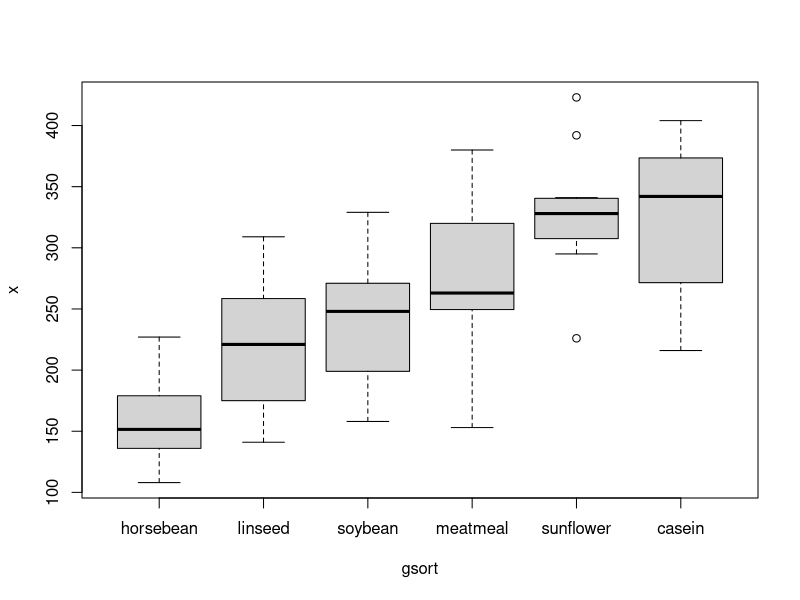
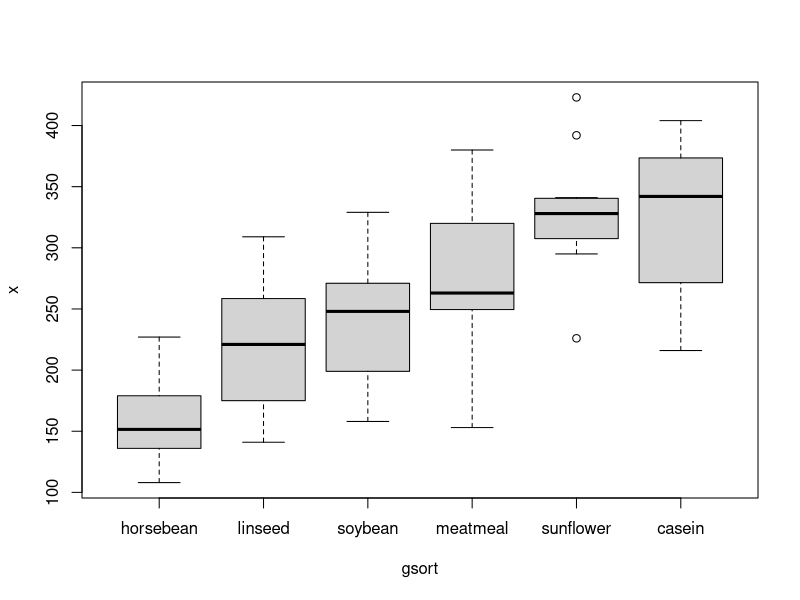
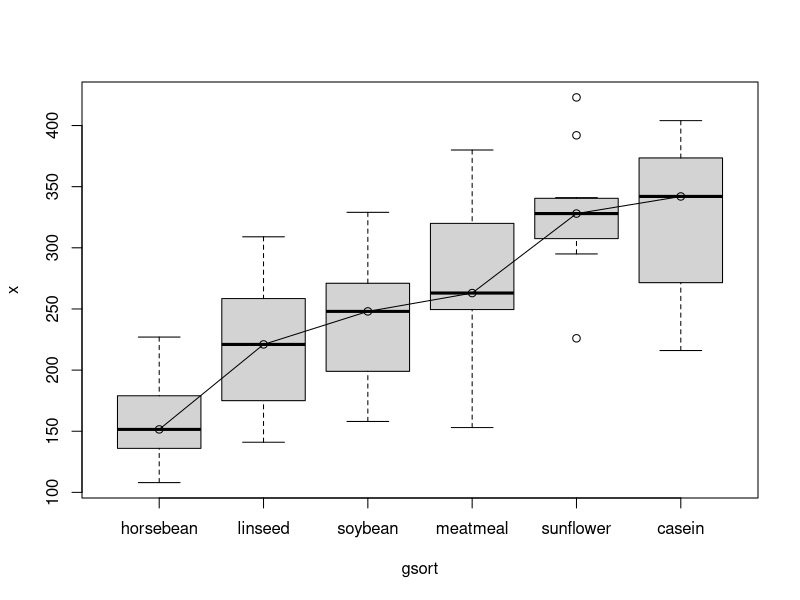
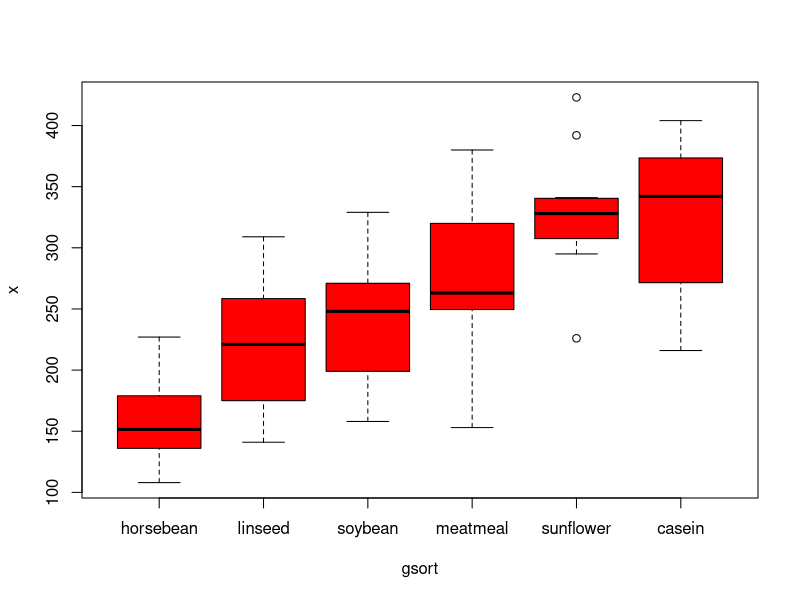
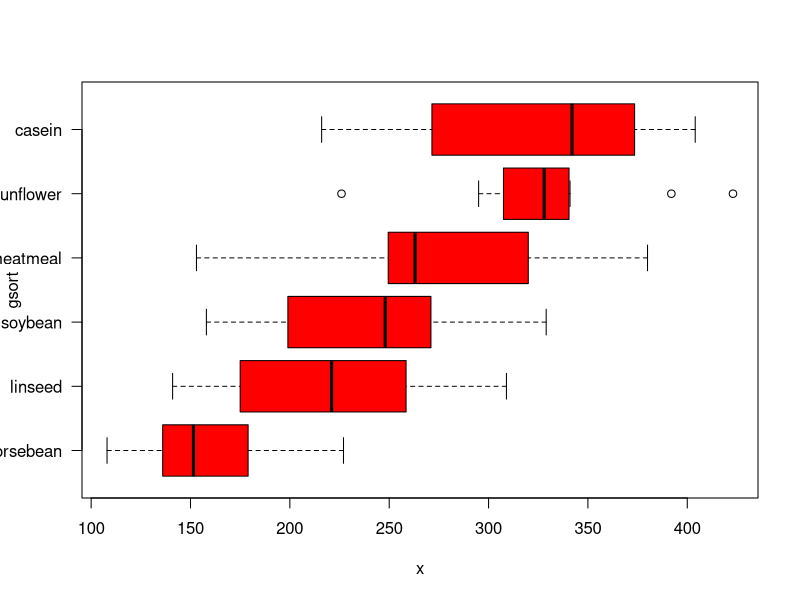
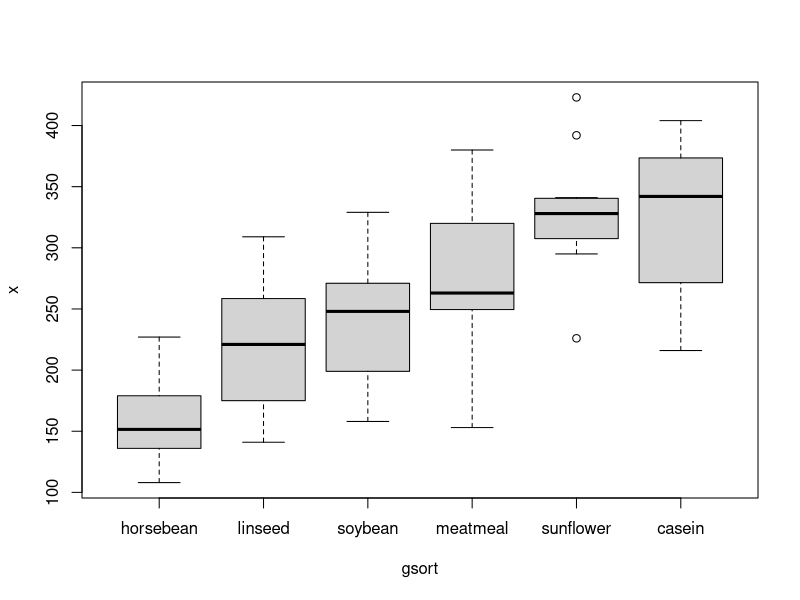
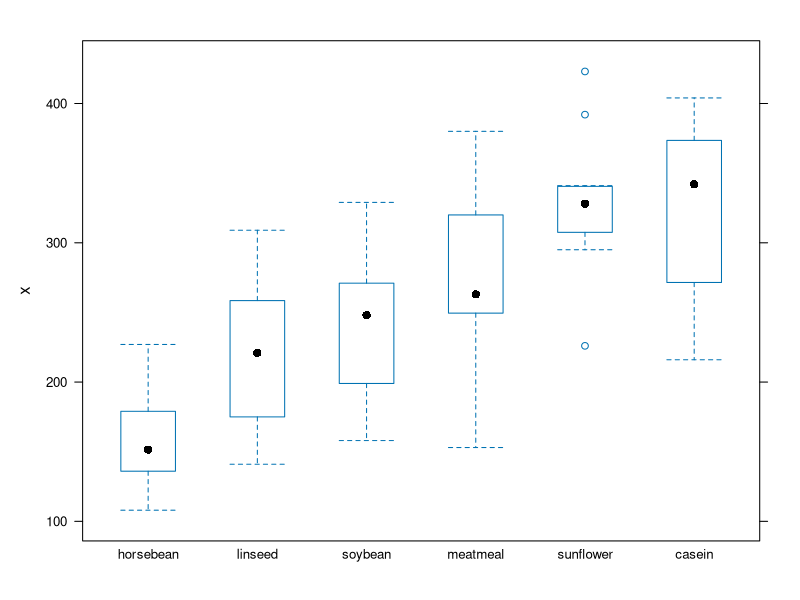
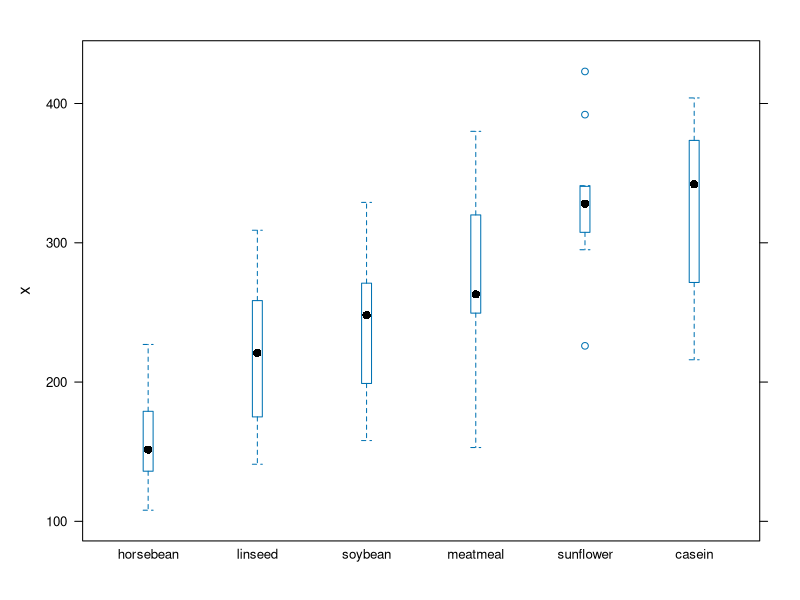

Write the R code that produced these figures, in order. (Note: this script raises an error after producing the figures.)
##
## Rcourse04.R
##
## Example code for "Modern Applied Statistics Using R" - Programming
##
## Alexander.Ploner@ki.se 2007-09-24
##
########################################################################


##----------------- Script files -----------------------------##

# This an example for a typical script file
# We compare weights of chickens receiving different food additives
# See ?chickwts
# Same code as Chickwts.R

# Move to a prepared directory
olddir = getwd()
setwd("~/USERS/Rcourse/example/chickwts")

# We want to do a Tukey pairwise t-test later
require(multcomp)

# Set up a local copy of the data
# Generally, a load() or attach() or read.table() or similar
data(chickwts)
# Make variables generally available
attach(chickwts)

# Do a linear model
lm_cw = lm(weight ~ feed, chickwts)

# Do the Tukey test
tuk_cw = glht(lm_cw, mcp(feed="Tukey"))

# We store the actual results if we need to process them further
save(lm_cw, tuk_cw, file="chickwtsResult.RData")

# We redirect useful text output to a file
sink("chickwtsOutput.Rout")
print(table(feed))
print(tapply(weight, feed, summary))
print(summary(lm_cw))
print(summary(tuk_cw))
sink()

# We save useful graphs for further study/reporting
pdf("chickwtsDiag.pdf")
par(mfrow=c(2,2))
plot(lm_cw)
dev.off()
pdf("chickwtsSortedBoxplots.pdf", width=8, height=8)
meds  = tapply(weight, feed, median)
smeds = sort(meds)
feed2 = factor(feed, levels=names(smeds), ordered=TRUE)
boxplot(weight ~ feed2, xlab="Feed", ylab="Weight")
dev.off()

# Clean up
detach(chickwts)
setwd(olddir)

##--------------- Functions -----------------------------------##

# We take the code for producing a sorted boxplot from above
# and wrap it into a function
sboxplot = function(x, g)
{
    meds  = tapply(x, g, median)
    smeds = sort(meds)
    gsort = factor(g, names(smeds), ordered=TRUE)
    boxplot(x ~ gsort)
}

# This we can apply to our data
attach(chickwts)
sboxplot(weight, feed)

# We improve this version: 
# a) optional line to connect medians
# b) pass extra arguments to boxplot
# Note the default value for add.line
sboxplot2 = function(x, g, add.line=FALSE, ...)
{
    meds  = tapply(x, g, median)
    smeds = sort(meds)
    gsort = factor(g, names(smeds), ordered=TRUE)
    boxplot(x ~ gsort, ...)
    if (add.line) {
        lines(1:length(smeds), smeds, type="o")
    }   
}

# Call the new version
sboxplot2(weight, feed)  # same as before
sboxplot2(weight, feed, add=TRUE)   # plot line
sboxplot2(weight, feed, col="red")  # passed to boxplot
# Make use of multiple boxplot-arguments
sboxplot2(weight, feed, col="red", horizontal=TRUE, las=1)

# Another modification: use either classic or lattice graphs
sboxplot3 = function(x, g, lattice=FALSE, ...)
{
    # Identical
    meds  = tapply(x, g, median)
    smeds = sort(meds)
    gsort = factor(g, names(smeds), ordered=TRUE)
    # Switch
    if (!lattice) {
        boxplot(x ~ gsort, ...)
    } else {
        require(lattice)
        bwplot(x ~ gsort, ...)
    }
        
}
# Use it 
sboxplot3(weight, feed, lattice=FALSE)
sboxplot3(weight, feed, lattice=TRUE)
sboxplot3(weight, feed, lattice=TRUE, box.ratio=0.1)

# We extract estimates and confidence intervals from a model
coefTab = function(x, level=0.95, signif)
{
   est = coef(x)
   ci  = confint(x, level=level)
   # We bind the column vector of estimates to the matrix of 
   # confidence limts
   ret = cbind(Estimate=est, ci)
   # If number of significant dgits is specified, 
   # round ret accordingly
   if (!missing(signif)) {
       ret = signif(ret, digits=signif)
   }
   # Return the result
   ret
}
# Apply this to the chicken weight model
coefTab(lm_cw)
coefTab(lm_cw, level=0.99)
coefTab(lm_cw, signif=3)   # simplify
coefTab(lm_cw, signif=1)   # simplify radical
coef_cw = coefTab(lm_cw)   # store for later use

# Construct a simple bootstrap confidence interval for the mean
bootMean = function(x, level=0.95, B=3000)
{
    xbar = mean(x)
    boot = numeric(B)
    for (i in 1:B) {
        cursamp = sample(x, replace=TRUE)
        boot[i] = mean(cursamp)
    }
    # The confidence limits
    lim = c((1-level)/2, 0.5+level/2)
    ci = quantile(boot, lim)
    ci
}
# Apply as required
set.seed(20070924) # set fixed starting point for random number generation
x = rnorm(100, mean=1, sd=2)
bootMean(x)

# Compute the maximum likelihood estimate for zero-truncated 
# Poisson variable, using iteration
# This is taken from enables & Ripley, MASS, 3rd ed, p.95
#   x       data
#   eps     convergence tolerance
#   maxit   maximum number of iterations
mleTruncPois = function(x, eps=0.0001, maxit=25)
{
    # The mean
    xbar = mean(x)
    # Set up the iteration
    est  = xbar    # starting value for estimate
    corr = 1       # starting value for correction term
    it   = 0       # iteration conter
    
    while ((corr > eps) & (it <= maxit)) {
        corr = (est - xbar*(1 - exp(-est)))/(1 - xbar*exp(-est))
        est  = est - corr  
        it   = it + 1
    }
    
    # Check: convergence or out of iterations?
    if (corr > eps) {
        stop("No convergence")
    } else {
        est
    }
}
# We generate a zer-truncated Poisson sample
y = rpois(50, lambda=1)
table(y)
y = y[y>0]
table(y)
mleTruncPois(y)
mleTruncPois(y, eps=10^-7)


# We do some more reporting here
mleTruncPois2 = function(x, eps=0.0001, maxit=25, silent=TRUE)
{
    # The mean
    xbar = mean(x)
    # Set up the iteration
    est  = xbar    # starting value for estimate
    corr = 1       # starting value for correction term
    it   = 0       # iteration conter
    
    while ((corr > eps) & (it <= maxit)) {
        if (!silent) {
            cat("Iteration:", it, "\tEstimate:", est,"\n")
        }
        corr = (est - xbar*(1 - exp(-est)))/(1 - xbar*exp(-est))
        est  = est - corr  
        it   = it + 1
    }
    
    # Check: convergence or out of iterations?
    if (corr > eps) {
        stop("No convergence")
    } else {
        est
    }
}
mleTruncPois(y, silent=FALSE)



##---------------------- Classes and methods --------------------##

# This function generates an object of class bootCI
bootCI = function(x, level=0.95, B=3000)
{
    xbar = mean(x)
    boot = numeric(B)
    for (i in 1:B) {
        cursamp = sample(x, replace=TRUE)
        boot[i] = mean(cursamp)
    }
    # The confidence limits
    lim = c((1-level)/2, 0.5+level/2)
    ci = quantile(boot, lim)
    
    # Now we return all relevant information
    ret = list(statistic = xbar, statistic.name = "mean",
               level = level, ci = ci, B = B, boot = boot)
    # Set the class attribute
    class(ret) = "bootCI"
    
    # Return the resulting object
    ret
}

# Run a short example
x = rnorm(100)
bootCI(x, B=10)
# No methods for new class yet!
methods(class=bootCI)

# Let's start with a simple print method
print.bootCI = function(x)
{
    cat(round(x$level*100), "% Boostrap confidence interval for the ", sep="")
    cat(x$statistic.name,"\n\n")
    cat("Lower limit:", x$ci[1], "\n")
    cat("Upper limit:", x$ci[2], "\n\n")
    cat("Number of bootstrap iterations:", x$B, "\n")
    invisible(x)
}

# This works immediately!
bootCI(x, B=10)
b = bootCI(x, B=10)
b
print(b)

# A very cheap summary function
summary.bootCI = function(x) print(x)
summary(b)

# How do we get at the actual confidence interval?
confint.bootCI = function(x)
{
    x$ci
}
confint(b)

# A plot function
plot.bootCI = function(x)
{
    main = paste(round(x$level*100), "% Boostrap confidence interval for the ",
                 x$statistic.name,"\n\n", sep="")
    hist(x$boot, main=main, xlab="Bootstrap sample")
    abline(v=x$ci, lwd=2, col="red")
    invisible(x)
}
# For a serious sample now
c = bootCI(x)
summary(c)
plot(c)
# We have a nice set of methods now
methods(class=bootCI)


# We define now a more flexible function for generating boostrap samples
bootCI2 = function(x, level=0.95, B=3000, f=mean)
{
    xbar = mean(x)
    boot = numeric(B)
    for (i in 1:B) {
        cursamp = sample(x, replace=TRUE)
        boot[i] = f(cursamp)
    }
    # The confidence limits
    lim = c((1-level)/2, 0.5+level/2)
    ci = quantile(boot, lim)
    
    # Now we return all relevant information
    ret = list(statistic = xbar, statistic.name = deparse(substitute(f)),
               level = level, ci = ci, B = B, boot = boot)
    # Set the class attribute
    class(ret) = "bootCI"
    
    # Return the resulting object
    ret
}

# All our old functions still work!
x.mean = bootCI2(x)
x.med  = bootCI2(x, f=median)
x.var  = bootCI2(x, f=var)
x.max  = bootCI2(x, f=max)
par(mfrow=c(2,2))
plot(x.mean)
plot(x.med)
plot(x.var)
plot(x.max)
